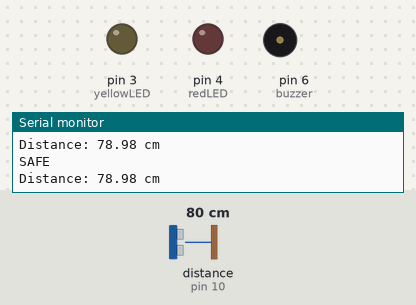
Recording of a sketch running on a simulated Arduino Uno, built with avr-gcc and run on an emulated ATmega328P. Shown: output pins drawn as LEDs (lit = HIGH), buzzer (waves = sounding), the last lines printed to the serial monitor. Wiring (inferred from the names in the program): ultrasonic range finder: trigger pin 9; echo pin 10. Dashed ring = blinking. The inputs (shaded band) are chosen by the test bench; at power-on: distance to the obstacle (sensor on pin 10) 80 cm. The echo pulse lasts 58.3 µs per cm; pins used as bus, display or sensor lines are not drawn.

Above: at 1.2 s.
1.3 s: distance to the obstacle (sensor on pin 10) set to 55 cm
4.3 s: distance to the obstacle (sensor on pin 10) set to 47 cm
At 4.7 s:
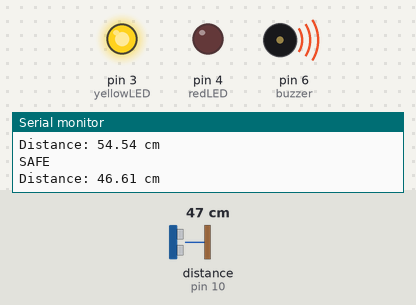
7.3 s: distance to the obstacle (sensor on pin 10) set to 22 cm
10.3 s: distance to the obstacle (sensor on pin 10) set to 19 cm
At 10.45 s:
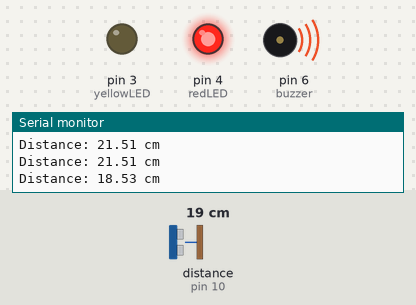
13.3 s: distance to the obstacle (sensor on pin 10) set to 12 cm
16.3 s: distance to the obstacle (sensor on pin 10) set to 9 cm
At 16.63 s:
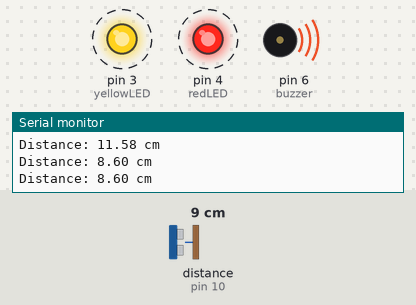
Timing chart, 0 to 20.3 s (numbered marks = the images above; inputs shaded):
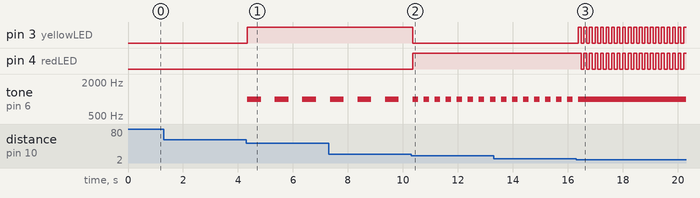

Measured:
- the behaviour switches between 51 and 50 cm on distance to the obstacle (sensor on pin 10) (found by bisection; images 0 and 1)
- the behaviour switches between 21 and 20 cm on distance to the obstacle (sensor on pin 10) (found by bisection; images 1 and 2)
- the behaviour switches between 11 and 10 cm on distance to the obstacle (sensor on pin 10) (found by bisection; images 2 and 3)
- after the input at 4.3 s, pin 3 (yellowLED): LOW → HIGH at once; tone on pin 6 (buzzer): alternates 1000 Hz for 0.50 s and silent for 0.50 s, starting at once
- after the input at 10.3 s, pin 3 (yellowLED): HIGH → LOW after 0.06 s; pin 4 (redLED): LOW → HIGH after 0.06 s; tone on pin 6 (buzzer): alternates 1000 Hz for 0.20 s and silent for 0.20 s, starting after 0.26 s
- after the input at 16.3 s, pin 3 (yellowLED): alternates HIGH for 0.10 s and LOW for 0.10 s, starting after 0.09 s; pin 4 (redLED): alternates HIGH for 0.10 s and LOW for 0.10 s, starting after 0.19 s; tone on pin 6 (buzzer): goes on until 16.4 s, then stays 1000 Hz

The sketch:

parking_sensor.ino
```cpp
const int trigPin = 9;
const int echoPin = 10;

const int yellowLED = 3;
const int redLED = 4;
const int buzzer = 6;

void setup() {
  Serial.begin(9600);

  pinMode(trigPin, OUTPUT);
  pinMode(echoPin, INPUT);

  pinMode(yellowLED, OUTPUT);
  pinMode(redLED, OUTPUT);
  pinMode(buzzer, OUTPUT);
}

void loop() {

  digitalWrite(trigPin, LOW);
  delayMicroseconds(2);

  digitalWrite(trigPin, HIGH);
  delayMicroseconds(10);

  digitalWrite(trigPin, LOW);


  long duration = pulseIn(echoPin, HIGH);


  float distance = (duration * 0.034) / 2;

  Serial.print("Distance: ");
  Serial.print(distance);
  Serial.println(" cm");

  if (distance > 50) {

    digitalWrite(yellowLED, LOW);
    digitalWrite(redLED, LOW);
    noTone(buzzer);

    Serial.println("SAFE");
  }

  else if (distance > 20 && distance <= 50) {

    digitalWrite(yellowLED, HIGH);
    digitalWrite(redLED, LOW);

    tone(buzzer, 1000);
    delay(500);
    noTone(buzzer);
    delay(500);

  }

  else if (distance > 10 && distance <= 20) {

    digitalWrite(yellowLED, LOW);
    digitalWrite(redLED, HIGH);

    tone(buzzer, 1000);
    delay(200);
    noTone(buzzer);
    delay(200);

  }


  else {

    digitalWrite(yellowLED, HIGH);
    digitalWrite(redLED, HIGH);

    tone(buzzer, 1000);

    delay(100);

    digitalWrite(yellowLED, LOW);
    digitalWrite(redLED, LOW);

    delay(100);
  }
}
```
